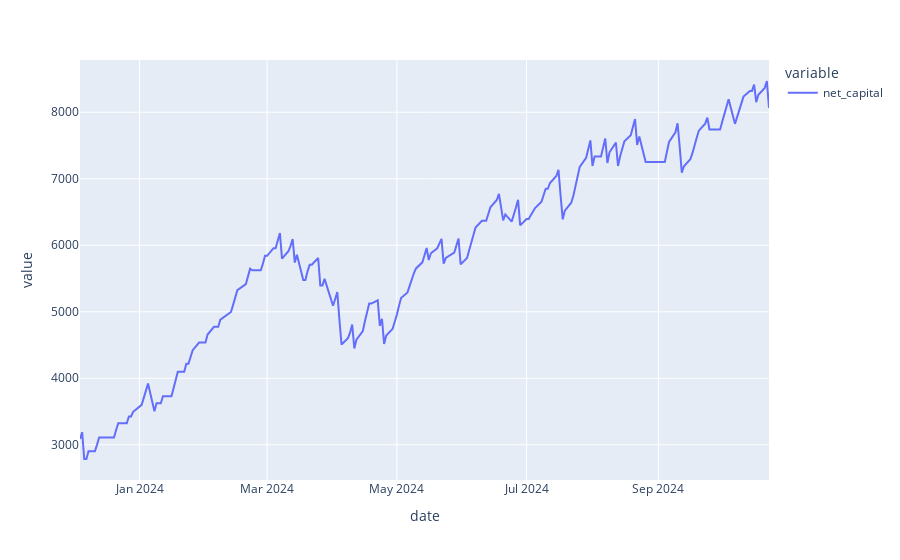

The notebook cell this image was saved under:
### Markdown cell above
### Meta-labeled Strategy Backtest

### Code cell
# Take the meta-model's trade/no trade reccomendations and add them to the base strategy backtest DataFrame to create a meta-labeled backtest DataFrame.
# We will now only calculate PnL for a given day if the meta-model recommends to trade, setting net PnL to 0, effectively skipping the day otherwise
metalabeled_strat_backtest_df = base_backtest_df.copy()
aligned_preds = metalabeled_backtest_df['predicted_avoid_trade'].reindex(metalabeled_strat_backtest_df.index)
metalabeled_strat_backtest_df['predicted_avoid_trade'] = aligned_preds
metalabeled_strat_backtest_df = metalabeled_strat_backtest_df.dropna()
metalabeled_strat_backtest_df['predicted_avoid_trade'] = metalabeled_strat_backtest_df['predicted_avoid_trade'].astype(int)

metalabeled_strat_backtest_df['gross_pnl'] = metalabeled_strat_backtest_df.apply(calculate_pnl, axis=1)
metalabeled_strat_backtest_df['net_pnl'] = np.where(metalabeled_strat_backtest_df['predicted_avoid_trade'] == 0, metalabeled_strat_backtest_df['gross_pnl'] * metalabeled_strat_backtest_df['contracts'] - metalabeled_strat_backtest_df['fees'], 0)

capital = 3000

metalabeled_strat_backtest_df['net_capital'] = capital + (metalabeled_strat_backtest_df['net_pnl']*100).cumsum()
metalabeled_strat_backtest_df['day_begin_net_capital'] = metalabeled_strat_backtest_df['net_capital'] - (metalabeled_strat_backtest_df['net_pnl']*100)
metalabeled_strat_backtest_df['cumulative_pnl'] = metalabeled_strat_backtest_df['net_pnl'].cumsum()
metalabeled_strat_backtest_df['pct_return'] = (metalabeled_strat_backtest_df['net_pnl']* 100)/ metalabeled_strat_backtest_df['day_begin_net_capital']

# Plot and metrics
px.line(metalabeled_strat_backtest_df['net_capital']).show()
print(f"Meta-labeled strategy Sharpe: {round(sharpe_ratio(returns=metalabeled_strat_backtest_df['pct_return']), 2)}")

metalabeled_strat_win_rate = len(metalabeled_strat_backtest_df[metalabeled_strat_backtest_df['net_pnl'] > 0]) / len(metalabeled_strat_backtest_df[metalabeled_strat_backtest_df['predicted_avoid_trade'] == 0])
metalabeled_strat_avg_win = metalabeled_strat_backtest_df[metalabeled_strat_backtest_df['net_pnl'] > 0]['net_pnl'].mean() * 100
metalabeled_strat_avg_loss = abs(metalabeled_strat_backtest_df[metalabeled_strat_backtest_df['net_pnl'] < 0]['net_pnl'].mean() * 100)

print(f"Meta-labeled strategy win rate: {round(metalabeled_strat_win_rate * 100, 2)}%")
print(f"Meta-labeled strategy average win: ${round(metalabeled_strat_avg_win, 2)}")
print(f"Meta-labeled strategy average loss: ${round(metalabeled_strat_avg_loss, 2)}")
print(f"Meta-labeled strategy expected value per trade: ${round((metalabeled_strat_avg_win * metalabeled_strat_win_rate) - (metalabeled_strat_avg_loss * (1 - metalabeled_strat_win_rate)), 2)}")

### Figure 1 — Plotly figure (JSON) as saved in the notebook; plotly's stock layout.template omitted (floating-point values rounded to 4 significant figures; data arrays with more than 128 entries replaced by an {"elided": "..."} marker saying what was removed)
{"data": [{"hovertemplate": "variable=net_capital<br>date=%{x}<br>value=%{y}<extra></extra>", "legendgroup": "net_capital", "line": {"color": "#636efa", "dash": "solid"}, "marker": {"symbol": "circle"}, "mode": "lines", "name": "net_capital", "orientation": "v", "showlegend": true, "type": "scatter", "x": {"elided": "222 str values"}, "xaxis": "x", "y": {"elided": "222 float values"}, "yaxis": "y"}], "layout": {"legend": {"title": {"text": "variable"}, "tracegroupgap": 0}, "margin": {"t": 60}, "xaxis": {"anchor": "y", "domain": [0, 1], "title": {"text": "date"}}, "yaxis": {"anchor": "x", "domain": [0, 1], "title": {"text": "value"}}}}
